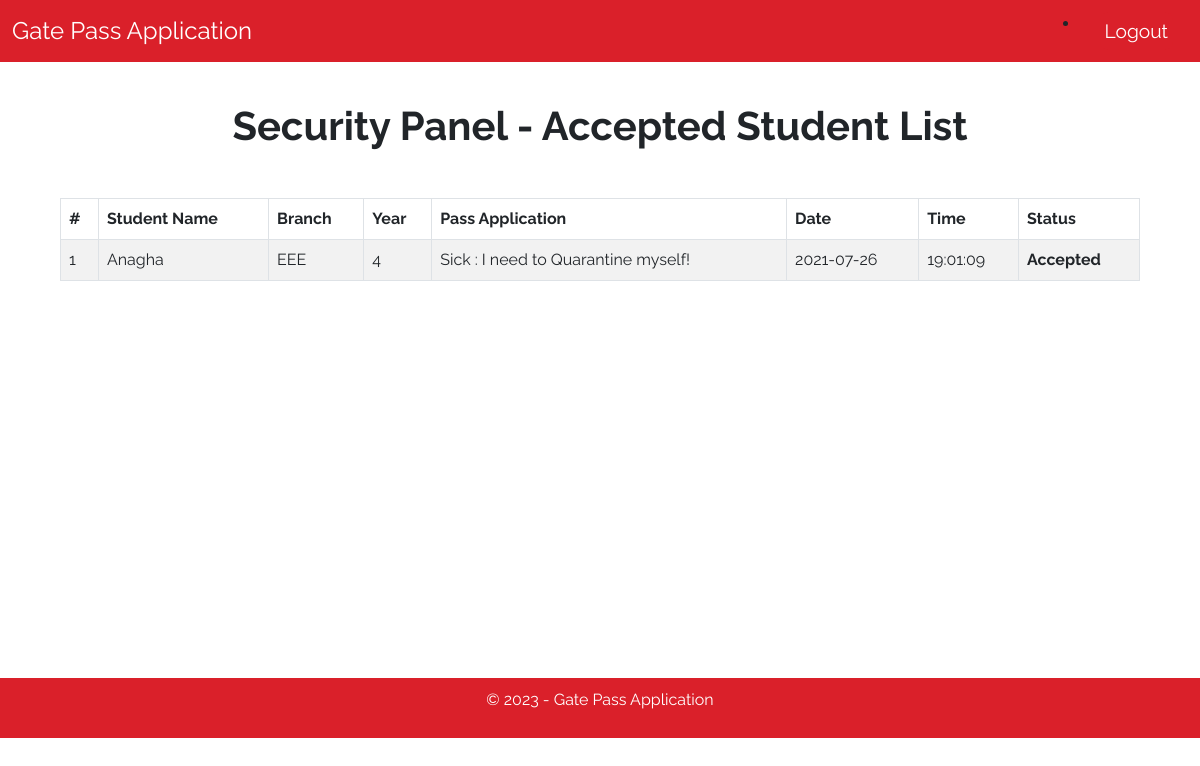
The app's page /security.php (signed in) with its own data.
### tables this page shows
CREATE TABLE `users` (
  `id` int(11) NOT NULL,
  `fullname` varchar(255) NOT NULL,
  `name` varchar(255) NOT NULL,
  `password` varchar(255) NOT NULL,
  `type` varchar(150) NOT NULL,
  `email` varchar(255) NOT NULL,
  `gender` varchar(150) NOT NULL,
  `department` varchar(255) NOT NULL,
  `year` varchar(20) NOT NULL,
  `phone` varchar(150) NOT NULL,
  `gnmail` varchar(150) NOT NULL
);

CREATE TABLE `leaves` (
  `id` int(11) NOT NULL,
  `eid` int(11) NOT NULL COMMENT 'Employee ID',
  `ename` varchar(255) NOT NULL COMMENT 'Employee''s Username',
  `descr` varchar(255) NOT NULL COMMENT 'Leave Reason',
  `fromdate` date NOT NULL,
  `exittime` time(0) NOT NULL,
  `status` varchar(255) NOT NULL
);

### security.php (the view, shortened to what this page needs)
<?php
require_once("DBConnection.php");
if(!isset($_SESSION["sess_user"])){
  header("Location: index.php");
}
else{
?>
<!DOCTYPE html>
<html lang="en">
<head>
<link href="https://cdn.jsdelivr.net/npm/bootstrap@5.0.0-beta2/dist/css/bootstrap.min.css" rel="stylesheet"
>
    <link rel="stylesheet" href="css/style.css">
</head>
<body>
    <nav class="navbar header-nav navbar-expand-lg navbar-light bg-light">
        <div class="container-fluid">
            <a class="navbar-brand">Gate Pass Application</a>
            <li class="nav-item">
            <button id="logout" onclick="window.location.href='logout.php';">Logout</button> </div>
    </nav>
    <h1>Security Panel - Accepted Student List</h1>
    <div class="mycontainer">
    <div class="table-responsive">
    <table class="table table-bordered table-hover table-striped">
        <thead>
            <tr>
                <th>#</th>
                <th>Student Name</th>
                <th>Branch</th>
                <th>Year</th>
                <th>Pass Application</th>
                <th>Date</th>
                <th>Time</th>
                <th>Status</th>
            </tr>
        </thead>
        <tbody>
            <?php
            $leaves = mysqli_query($conn,"SELECT l.ename,u.department,u.year,l.descr,l.fromdate,l.exittime,l.eid,l.status FROM `users` u
            inner join `leaves` l on u.id = l.eid where l.status = 'Accepted'");
            if ($leaves) {
                $numrow = mysqli_num_rows($leaves);
                if ($numrow != 0) {
                    $cnt = 1;
                    while (($row1 = mysqli_fetch_array($leaves))) {
                        echo "<tr>
                            <td>$cnt</td>
                            <td>{$row1['ename']}</td>
                            <td>{$row1['department']}</td>
                            <td>{$row1['year']}</td>
                            <td>{$row1['descr']}</td>
                            <td>{$row1['fromdate']}</td>
                            <td>{$row1['exittime']}</td>
                            <td><b>{$row1['status']}</b></td>
                        </tr>";
                        $cnt++;
                    }
                }
            }
            ?>
        </tbody>
    </table>
</div>
    </div>
    <footer class="footer navbar navbar-expand-lg navbar-light bg-light" style="color:white;">
    <div>
    <p class="text-center">&copy; <?php echo date("Y"); ?> - Gate Pass Application</p>
    </div>
    </footer>
</body>
</html>
<?php
}
?>

### css/style.css (style rules this page uses)
* { margin: 0px; box-sizing: border-box; font-family: 'Raleway', sans-serif; }
body { max-width: 100vw; overflow-x: hidden; height: 100vh; }
.header-nav { position: sticky; top: 0; z-index: 999; background-color: #da202a !important; }
.navbar-brand { font-size: 1.5em; color: white !important; font-weight: 400; }
#register, #logout { float: right; padding: 5px; text-decoration: none; color: white; font-size: 1.2em; margin: auto 15px; font-weight: 400; width: max-content; }
#logout { outline: none; border:none; background-color: #da202a; color: white; border-radius: 8px; }
.footer { width: 100%; display: flex; align-items: center; justify-content: center; width: 100%; padding: 10px; bottom: 0; background-color: #da202a !important; color:white; bottom: 0px; }
.footer > div { width: 100%; display: flex; align-items: center; justify-content: center; }

### security.php (style rules this page uses)
* { font-family: 'Raleway', sans-serif; }
h1 { text-align: center; font-size: 2.5em; font-weight: bold; padding-top: 1em; }
.mycontainer { width: 90%; margin: 1.5rem auto; min-height: 60vh; }
.mycontainer table { margin: 1.5rem auto; }

### records on screen
users: leaves.ename "Anagha", department "EEE", year "4", leaves.descr "Sick : I need to Quarantine myself!", leaves.fromdate "2021-07-26", leaves.exittime "19:01:09", leaves.status "Accepted"
